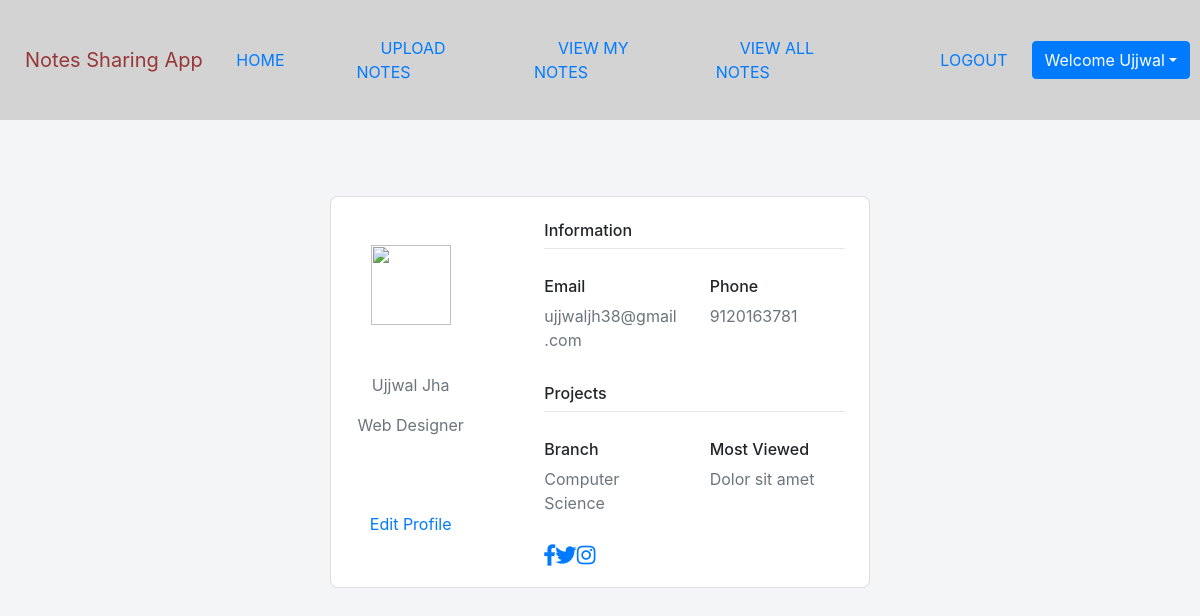
The page /profile (signed in) on the database its author committed.
### notes/models.py (models this page shows, shortened)
class Signup(models.Model):
    user = models.ForeignKey(User, on_delete=models.CASCADE)
    contact = models.CharField(max_length=10,null=True)
    branch = models.CharField(max_length=30)
    role = models.CharField(max_length=15)

### notes/views.py (the view)
# urls.py: path('profile',profile,name='profile'),
def profile(request):
    if not request.user.is_authenticated:
        return redirect('login')
    user = User.objects.get(id=request.user.id)
    data = Signup.objects.get(user = user)
    d = {'data':data,'user':user}
    return render(request,'profile.html',d)

### notes/templates/profile.html (shortened to what this page needs)
{% extends 'usernavigation.html' %}
{% load static %}
{% block body %}
<section class="vh-100 vw-100" style="background-color: #f4f5f7;">
    <div class="container py-5 h-100">
      <div class="row d-flex justify-content-center align-items-center h-100">
        <div class="col col-lg-6 mb-4 mb-lg-0">
          <div class="card mb-3" style="border-radius: .5rem;">
            <div class="row g-0">
              <div class="col-md-4 gradient-custom text-center text-white"
                style="border-top-left-radius: .5rem; border-bottom-left-radius: .5rem;">
                <img src="https://mdbcdn.b-cdn.net/img/Photos/new-templates/bootstrap-chat/ava1-bg.webp"
                  alt="Avatar" class="img-fluid my-5" style="width: 80px;" />
                <p class="text-muted"> {{data.user.first_name}} {{data.user.last_name}}</p>
                <p p class="text-muted">Web Designer</p>
                <a href="{% url 'edit_profile' %}" class="btn btn-link mt-5">Edit Profile</a>
              </div>
              <div class="col-md-8">
                <div class="card-body p-4">
                  <h6>Information</h6>
                  <hr class="mt-0 mb-4">
                  <div class="row pt-1">
                    <div class="col-6 mb-3">
                      <h6>Email</h6>
                      <p class="text-muted">{{data.user.username}}</p>
                    </div>
                    <div class="col-6 mb-3">
                      <h6>Phone</h6>
                      <p class="text-muted"> {{data.contact}}</p>
                    </div>
                  </div>
                  <h6>Projects</h6>
                  <hr class="mt-0 mb-4">
                  <div class="row pt-1">
                    <div class="col-6 mb-3">
                      <h6>Branch</h6>
                      <p class="text-muted"> {{data.branch}}</p>
                    </div>
                    <div class="col-6 mb-3">
                      <h6>Most Viewed</h6>
                      <p class="text-muted">Dolor sit amet</p>
                    </div>
                  </div>
                  <div class="d-flex justify-content-start">
                    <a href="#!"><i class="fab fa-facebook-f fa-lg me-3"></i></a>
                    <a href="#!"><i class="fab fa-twitter fa-lg me-3"></i></a>
                    <a href="#!"><i class="fab fa-instagram fa-lg"></i></a>
                  </div>
                </div>
              </div>
            </div>
          </div>
        </div>
      </div>
    </div>
  </section>
{% endblock %}

### notes/templates/usernavigation.html (shortened to what this page needs)
<html lang="en">
<head>
    {% load static %}
    <link rel="stylesheet" href="https://maxcdn.bootstrapcdn.com/bootstrap/4.3.1/css/bootstrap.min.css">
    <link rel="stylesheet" href="https://use.fontawesome.com/releases/v5.6.3/css/all.css">
    <link rel="stylesheet" href="{% static 'css/mystyle.css' %}">
</head>
<body>
    <div class="fluids">
        <div class="rows"  style="background-color: lightgrey; padding: 10px;">
            <div class="col-1">
                <a class="navbar-brand" href="#">Notes Sharing App</a>
            </div>
            <div class="mylist" >
                <ul class="nv">
                  <li class="btn-link nvi">
                    <a class="btn-link" href="{% url 'profile' %}">HOME</a>
                </li>
                <li class="btn-link nvi">
                  <a class="btn-link" href="{% url 'upload_notes' %}">UPLOAD NOTES</a>
                </li>
                <li class="btn-link nvi">
                  <a class="btn-link" href="{% url 'view_mynotes' %}">VIEW MY NOTES</a>
                </li>
                <li class="btn-link nvi">
                  <a class="btn-link" href="{% url 'viewallnotes' %}">VIEW ALL NOTES</a>
                </li>
                </ul>
            </div>
            <div class="nv">
            <li class="navbar-item">
              <a class="btn-link" href="{% url 'logout' %}">LOGOUT</a>
            </li>
            <div class="btn-group">
              <button type="button" class="btn btn-primary dropdown-toggle" data-toggle="dropdown">Welcome {{request.user.first_name}}</button>
          </div>
        </div>
        </div>
    </div>
</body>
</html>
{% block body %}
{% endblock %}

### notes/templates/usernavigation.html (style rules this page uses)
.nv { margin-left: 40px; }
.btn-link { padding: 10px 24px; }
.fluids { position: fixed; top: 0; bottom: 0; right: 0; left: 0; box-shadow:0px 0px 8px 0px rgba(98, 127, 172, 0.20); }
.navbar-brand { color: #983737; }
.mylist { margin-top: 16px; }
.rows { display: flex; align-items: center; justify-content: space-between; }
.nv { display: flex; align-items: center; flex-direction: row; justify-content: space-between; list-style-type: none }

### rows shown on the page
Signup: user.first_name "Ujjwal", user.last_name "Jha", user.username "ujjwaljh38@gmail.com", contact "9120163781", branch "Computer Science"

### other values the page prints
{{ request.user.first_name }} "Ujjwal"
